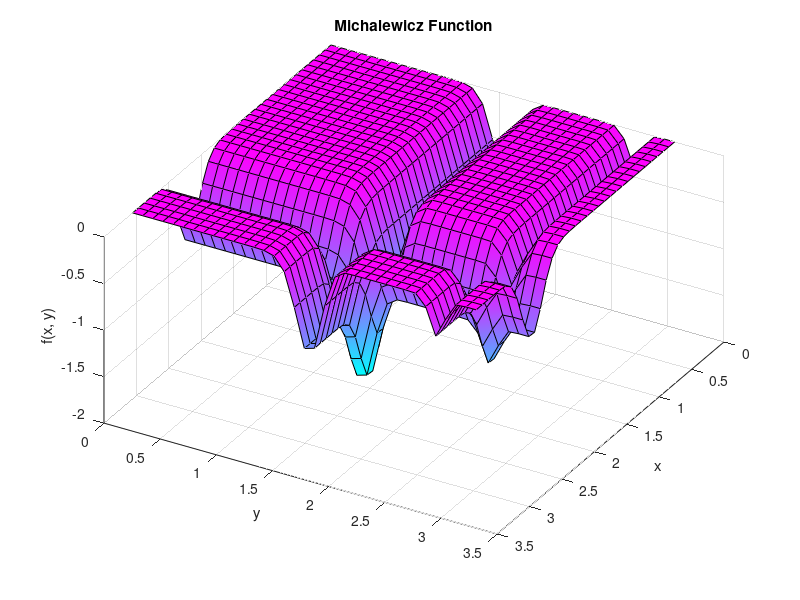

Write the MATLAB code that produced this figure.
% Author: Suhas Sunder - 100548159
% Topic: Michalewicz Function
% Assignment 1: Implementation of Eight Benchmark Functions in MATLAB and plotting 3D Map of their 2-D versions. 

clc; clear; close all

% Parameter m controls steepness and local minima
m = 10;

% Define meshgrid for clearly visible grid cells along surface of plots
% Domain x,y subset of [0, pi]
[x, y] = meshgrid(0:0.09:pi, 0:0.09:pi);

% Compute the 2D Michalewicz function
z = - (sin(x) .* (sin(x.^2 / pi)).^(2*m) + sin(y) .* (sin(2 * y.^2 / pi)).^(2*m));

% Plot
surf(x, y, z, 'EdgeColor', 'k', 'FaceColor', 'interp')
xlabel('x')
ylabel('y')
zlabel('f(x, y)')
title('Michalewicz Function')
colormap cool
view(120, 50)
grid on

% Save the currently active figure window locally as an image file
saveas(gcf, 'michalewicz_function.png')
